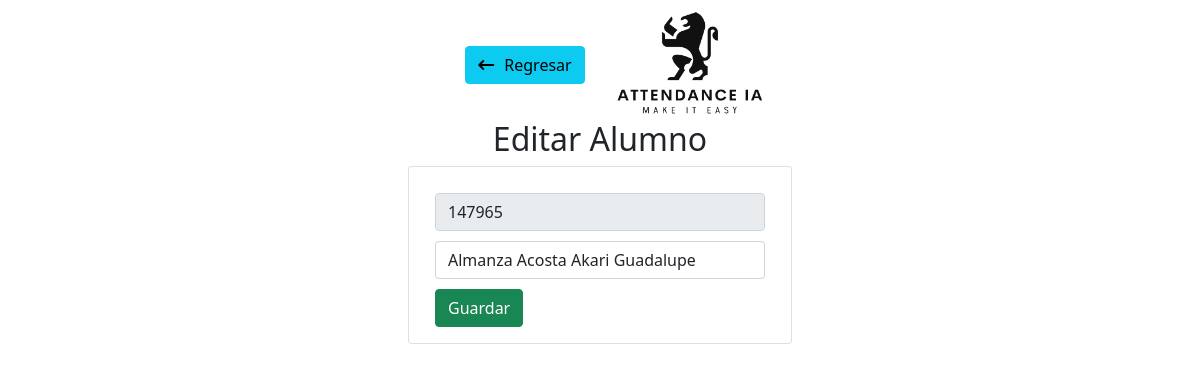
Page /edicionAlumno/147965 on the earlier database version.
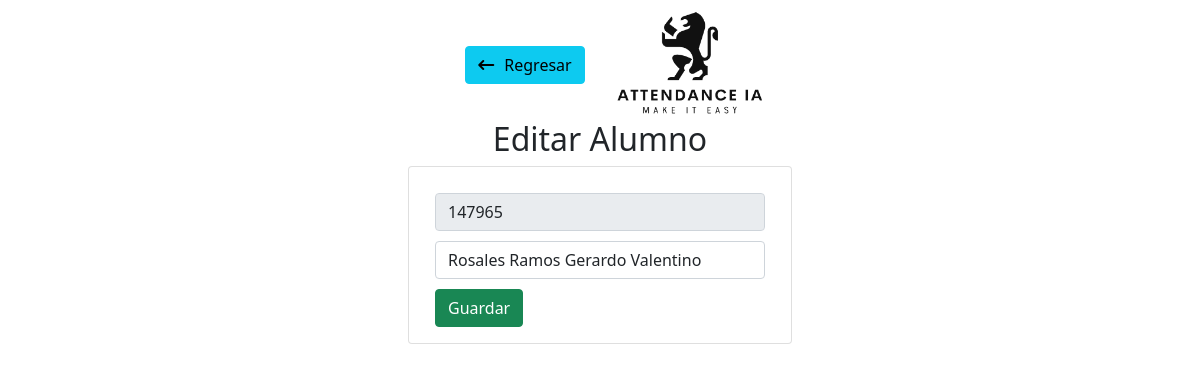
Same page on the later database version.
### Aplicaciones/Academico/models.py (models this page shows, shortened)
class Alumno(models.Model):
    nua = models.CharField(primary_key=True,max_length=6)
    nombre = models.CharField(max_length=100)
    foto = models.ImageField(upload_to="alumnos", null=True)

### Aplicaciones/Academico/views.py (the view)
# urls.py: path('edicionAlumno/<nua>', views.edicionAlumno),
def edicionAlumno(request, nua):
    alumno = Alumno.objects.get(nua=nua)
    return render(request, "edicionAlumno.html", {"alumno": alumno})

### Aplicaciones/Academico/templates/edicionAlumno.html (shortened to what this page needs)
<!DOCTYPE html>
<html lang="en">
<head>
    <link href="https://cdn.jsdelivr.net/npm/bootstrap@5.0.2/dist/css/bootstrap.min.css" rel="stylesheet"
>
</head>
<body>
    <nav style="display: flex; justify-content: space-around; padding-top: 10px;">
        <div style="display: flex; align-items: center;">
            <div>
                <a href="/" class="btn btn-info" style="margin: 30px"><i class="fa-solid fa-arrow-left-long"
                        style="margin-right: 10px;"></i>Regresar</a>
            </div>
            <img src="../static/images/logo.png" alt="" style="width: 150px; height: 110px;">
        </div>
    </nav>
    <div class="row">
        <div class="col-md-4 offset-md-4">
            <h2 class="text-center">Editar Alumno</h2>
            <div class="card">
                <div class="card-body" style="display: flex;
                                        justify-content: flex-start;
                                        flex-direction: column-reverse;">
                    <form id="formularioEdicion" action="/editarAlumno/" method="POST"> {% csrf_token %}
                        <div class="form-group" style="margin: 10px;">
                            <input type="text" name="txtNUA" id="txtNUA" value="{{alumno.nua}}" class="form-control"
                                placeholder="NUA" minlength="6" maxlength="6" readonly required>
                        </div>
                        <div class="form-group" style="margin: 10px;">
                            <input type="text" name="txtNombre" id="txtNombre" value="{{alumno.nombre}}"
                                class="form-control" placeholder="Nombre del alumno" minlength="3" maxlength="100"
                                required>
                        </div>
                        <div class="form-group" style="display: flex; padding-left: 10px;">
                            <button type="submit" class="btn btn-success btn-block text-white btnGuardarEditado">Guardar</button>
                        </div>
                    </form>
                </div>
            </div>
        </div>
    </div>
</body>
</html>

Differences in the rows shown:
changed Alumno id 147965: txtNombre "Almanza Acosta Akari Guadalupe" → "Rosales Ramos Gerardo Valentino"
